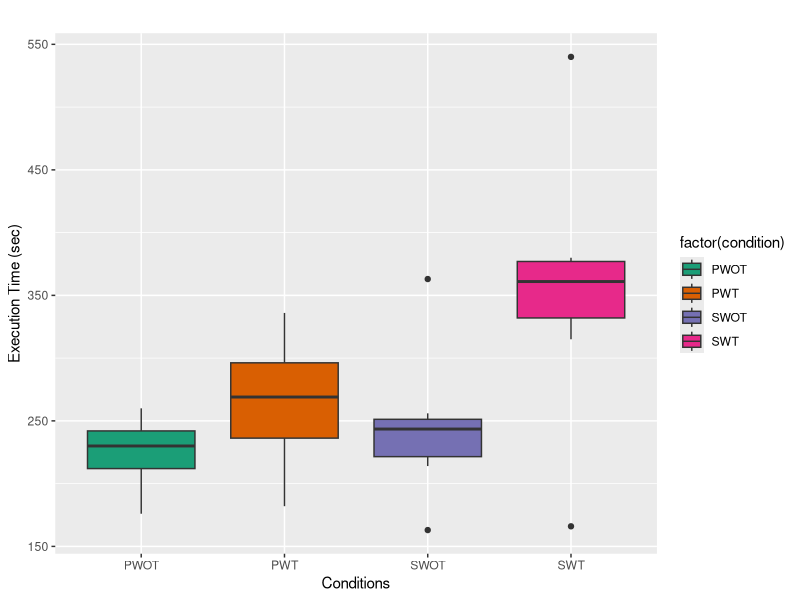

The R script that drew this image:
# Load necessary libraries
library(ggplot2)
library(readxl)
library(RColorBrewer)


# Read data from Excel file
#excel_data <- read_excel("execution_time.xlsx", sheet = "ex2")
#excel_data <- read_excel("execution_time.xlsx", sheet = "ex3")
#excel_data <- read_excel("execution_time.xlsx", sheet = "ex2_ex3")
excel_data <- read_excel("execution_time.xlsx", sheet = "ex2_ex3")

p <- ggplot(excel_data, aes(x = factor(condition), y = answer, fill = factor(condition))) +
  geom_boxplot() +
  #labs(x = "Conditions", y = "Answer", title = "Mental Demand: How mentally demanding was the task?") +
  labs(x = "Conditions", y = "Execution Time (sec)", title = "") +
  #scale_fill_manual(values=c("#999999", "#E69F00", "#56B4E9", "#56B4E9")) +
  scale_fill_brewer(palette="Dark2")

print(p)